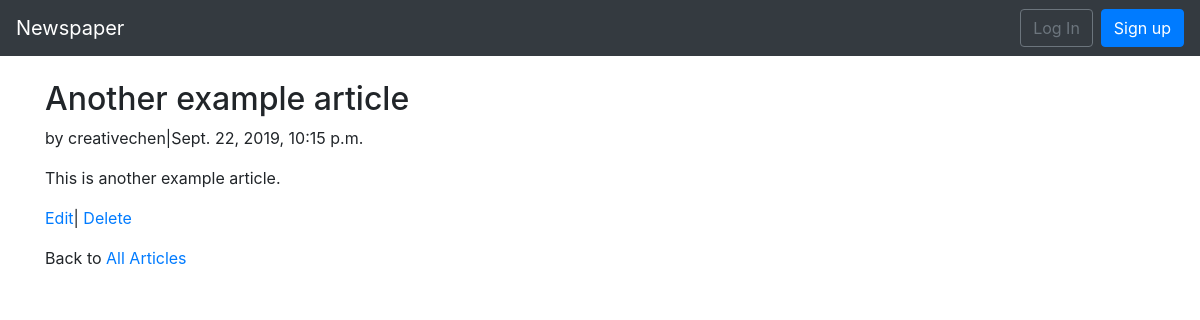
Page /articles/2/ on the committed database.
### articles/models.py (models this page shows, shortened)
class Article(models.Model):
    title = models.CharField(max_length=255)
    body = models.TextField()
    date = models.DateTimeField(auto_now_add=True)
    author = models.ForeignKey(get_user_model(), on_delete=models.CASCADE)

### users/models.py (models this page shows)
class CustomUser(AbstractUser):
    age = models.PositiveIntegerField(null=True, blank=True)

### articles/views.py (the view)
# urls.py: path('<int:pk>/', ArticleDetailView.as_view(), name='article_detail'),
class ArticleDetailView(DetailView):
    model = Article
    template_name = 'article_detail.html'

### templates/article_detail.html
{% extends 'base.html' %}
{% block content %}
<div class="article-entry">
    <h2>{{object.title}}</h2>
    <p>by {{object.author}}|{{object.date}}</p>
    <p>{{object.body}}</p>
</div>
<p>
    <a href="{% url 'article_edit' article.pk %}">Edit</a>|
    <a href="{% url 'article_delete' article.pk %}">Delete</a>
</p>
<p>
    Back to <a href="{% url 'article_list' %}">All Articles</a>
</p>
{% endblock content %}

### rows in the picture
Article: title "Another example article", author "creativechen", date "Sept. 22, 2019, 10:15 p.m.", body "This is another example article."
